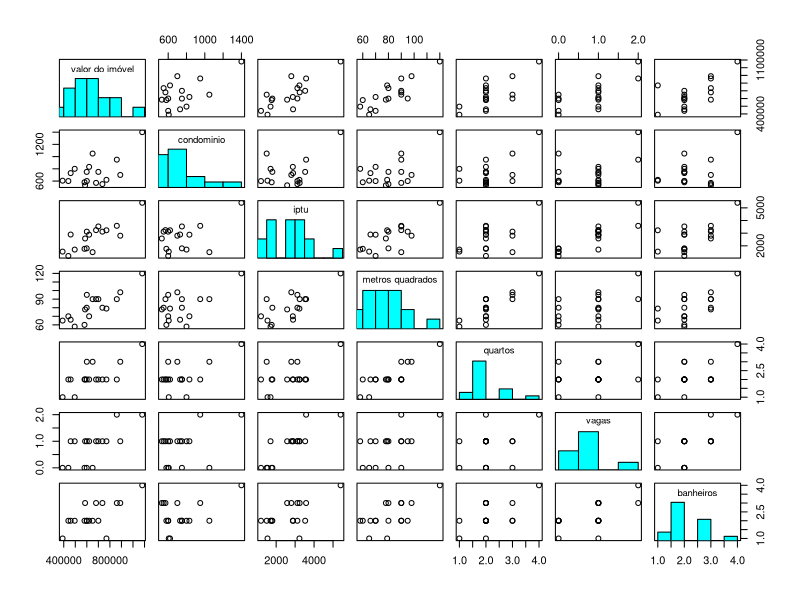
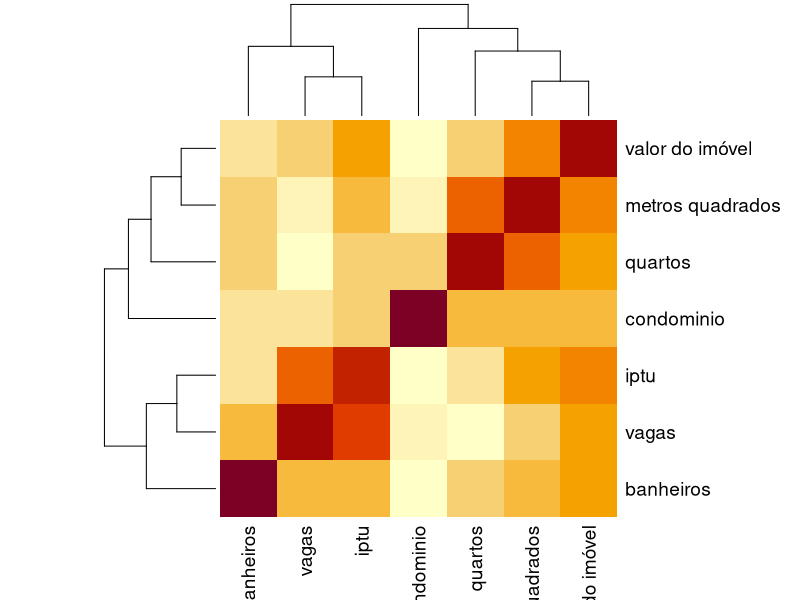
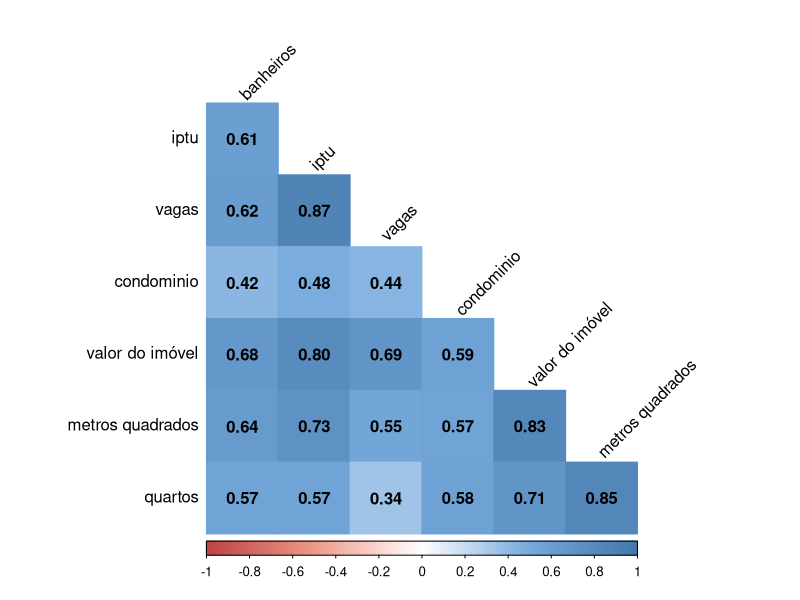
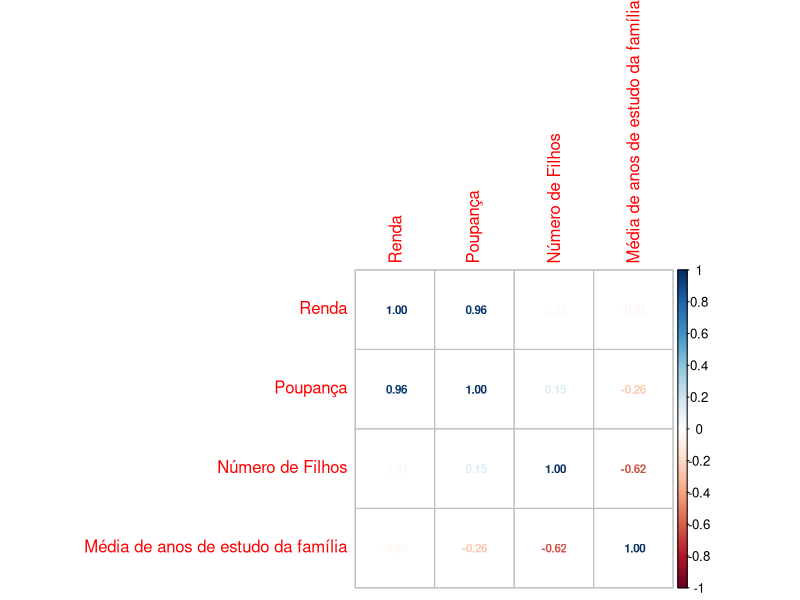

Write the R code that produced these figures, in order.
## ---- chunk 1
# para forçar idioma no pdf 
# forçar idioma no html _bookdown.yml 
library(tidyverse)
library(dplyr)
library(corrplot)
library(readxl)
library(car)
setwd('/home/erick/Documents/MAP/5prd/Introdução ao R aplicado em Ciência de Dados/R-to-Data-Science/lectures')
imoveis <- read_excel( "lec-data/imoveis_icarai.xlsx", col_names=TRUE)
## ---- chunk 2
imoveis
## ---- chunk 3
summary(imoveis)
## ---- chunk 4
panel.hist <- function(x, ...)
{
  usr <- par("usr"); on.exit(par(usr))
  par(usr = c(usr[1:2], 0, 1.5) )
  h <- hist(x, plot = FALSE)
  breaks <- h$breaks; nB <- length(breaks)
  y <- h$counts; y <- y/max(y)
  rect(breaks[-nB], 0, breaks[-1], y, col = "cyan", ...)
}
pairs(imoveis, diag.panel = panel.hist)
## ---- chunk 5
imo_cor <- cor(imoveis)
imo_cor
## ---- chunk 6
heatmap(abs(imo_cor))
## ---- chunk 7
# fig.width = 7, fig.height = 7 modificam o tamanho da imagem no chunk
col <- colorRampPalette(c("#BB4444", "#EE9988", "#FFFFFF", "#77AADD", "#4477AA"))
corrplot(imo_cor, method="color", col=col(200),  
         type="lower", order="hclust", 
         addCoef.col = "black", # Add coefficient of correlation
         tl.col="black", tl.srt=45, #Text label color and rotation
         # hide correlation coefficient on the principal diagonal
         diag=FALSE 
)
## ---- chunk 8
attach(imoveis)
modelo <- lm( `valor do imóvel`~ iptu + condominio + `metros quadrados`+ quartos + vagas, data = imoveis)
summary(modelo)
## ---- chunk 9
vif(modelo)
## ---- chunk 10
familias <- read_excel( "lec-data/familias.xlsx", col_names=TRUE)
## ---- chunk 11
head(familias)
## ---- chunk 12

a <- select(familias, `Número de Filhos`,Poupança)
str(a)
a %>% group_by(`Número de Filhos`) %>%
    summarise(media = n())
## ---- chunk 13
matriz_correlacao = cor(familias[-1])
corrplot(matriz_correlacao, method="number", number.cex= 0.70)
